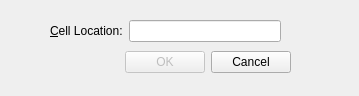
<?xml version="1.0" encoding="UTF-8"?>
<ui version="4.0">
 <class>GoToCellDialog</class>
 <widget class="QWidget" name="GoToCellDialog">
  <property name="geometry">
   <rect>
    <x>0</x>
    <y>0</y>
    <width>359</width>
    <height>96</height>
   </rect>
  </property>
  <property name="windowTitle">
   <string>Go to Cell</string>
  </property>
  <widget class="QWidget" name="">
   <property name="geometry">
    <rect>
     <x>20</x>
     <y>50</y>
     <width>271</width>
     <height>25</height>
    </rect>
   </property>
   <layout class="QHBoxLayout" name="horizontalLayout_2">
    <item>
     <spacer name="horizontalSpacer">
      <property name="orientation">
       <enum>Qt::Horizontal</enum>
      </property>
      <property name="sizeHint" stdset="0">
       <size>
        <width>40</width>
        <height>20</height>
       </size>
      </property>
     </spacer>
    </item>
    <item>
     <widget class="QPushButton" name="okButton">
      <property name="enabled">
       <bool>false</bool>
      </property>
      <property name="text">
       <string>OK</string>
      </property>
      <property name="default">
       <bool>true</bool>
      </property>
     </widget>
    </item>
    <item>
     <widget class="QPushButton" name="cancelButton">
      <property name="text">
       <string>Cancel</string>
      </property>
     </widget>
    </item>
   </layout>
  </widget>
  <widget class="QWidget" name="">
   <property name="geometry">
    <rect>
     <x>50</x>
     <y>20</y>
     <width>231</width>
     <height>22</height>
    </rect>
   </property>
   <layout class="QHBoxLayout" name="horizontalLayout">
    <item>
     <widget class="QLabel" name="label">
      <property name="text">
       <string>&amp;Cell Location:</string>
      </property>
      <property name="buddy">
       <cstring>lineEdit</cstring>
      </property>
     </widget>
    </item>
    <item>
     <widget class="QLineEdit" name="lineEdit"/>
    </item>
   </layout>
  </widget>
 </widget>
 <tabstops>
  <tabstop>okButton</tabstop>
  <tabstop>cancelButton</tabstop>
 </tabstops>
 <resources/>
 <connections/>
</ui>
